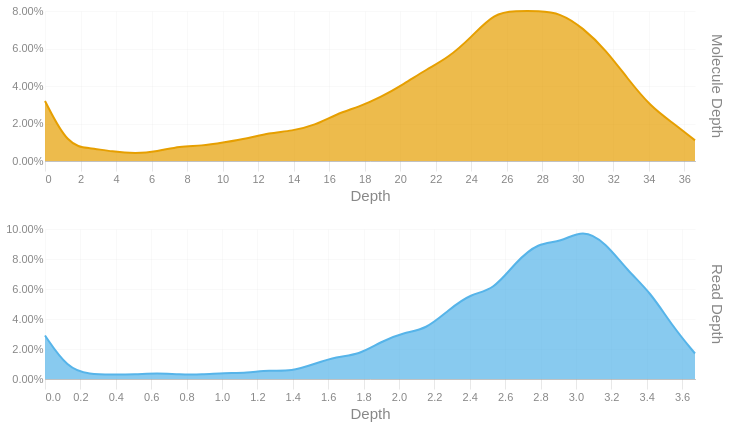

The notebook cell this image was saved under:
### Code cell
readdep = depth_hist(tb['Read Depth'], q99, 3)
readdep = readdep.with_columns(pl.lit('Read Depth').alias('Metric'))
if not SKIPLR:
    moldep = depth_hist(tb['Molecule Depth'], mol_q99, 1)
    moldep = moldep.with_columns(pl.lit('Molecule Depth').alias('Metric'))
    _hist = pl.concat([readdep, moldep])
    _hist = _hist.filter(pl.col('Proportion') != 0)
    with SafeRender(_hist):
        (
            alt.Chart(_hist)        
            .mark_area(interpolate = "basis")
            .encode(
                x=alt.X('Bin:Q').scale(domainMin=0).axis(alt.Axis(title='Depth')),
                y = alt.Y('Proportion:Q', title = None).axis(format = '.2%'),
                color = alt.Color('Metric:N').legend(None),
                row = alt.Row("Metric:N").header(title = None, labelOrient = 'right'),
                tooltip = [
                    alt.Tooltip("Metric:N", title = "Metric"),
                    alt.Tooltip('Interval:N', title = "Depth Interval"),
                    alt.Tooltip('Proportion:Q', title = "% Alignments").format('.2%')
                ]
            )
            .resolve_scale(x='independent', y='independent')
            .properties(
                height = 150, width = 650,
                usermeta={'embedOptions': {'downloadFileName': f'{samplename}.depth.hist'}}
            )
        ).display()
else:
    readdep = readdep.filter(pl.col('Proportion') != 0)
    with SafeRender(readdep):
        (
            alt.Chart(readdep)        
            .mark_area(interpolate = "basis")
            .encode(
                x=alt.X('Bin:Q').scale(domainMin=0).axis(alt.Axis(title='Depth')),
                y = alt.Y('Proportion:Q', title = None).axis(format = '.2%'),
                tooltip = [
                    alt.Tooltip('Interval:N', title = "Depth Interval"),
                    alt.Tooltip('Proportion:Q', title = "% Alignments").format('.2%')
                ]
            )
            .properties(
                usermeta={'embedOptions': {'downloadFileName': f'{samplename}.depth.hist'}}
            )
        ).display()

### Figure 1 — Vega-Lite specification as saved in the notebook (floating-point values rounded to 4 significant figures)
{"width": 650, "height": 150, "config": {"title": {"anchor": "start", "dy": -15, "fontSize": 18, "color": "#888888", "subtitleColor": "#888888", "subtitleFontSize": 14}, "arc": {"fill": "#0072B2"}, "axis": {"domainColor": "#888888", "domainWidth": 0.5, "gridWidth": 0.2, "grid": false, "titleFontWeight": 400, "titleFontSize": 15, "labelFontSize": 11, "labelColor": "#888888", "tickColor": "#888888", "tickWidth": 0.2, "titleColor": "#888888"}, "axisBand": {"grid": false}, "axisX": {"grid": true, "tickSize": 10, "domainCap": "round"}, "axisY": {"domain": false, "grid": true, "tickSize": 0, "domainCap": "round"}, "background": "transparent", "header": {"labelFontSize": 15, "labelColor": "#888888", "titleFontSize": 15, "titleFontWeight": 600, "titleColor": "#888888"}, "legend": {"labelFont": "sans-serif", "labelFontSize": 12, "labelColor": "#888888", "symbolSize": 100, "symbolType": "circle", "titleFontSize": 12, "titlePadding": 10, "titleColor": "#888888", "title": null}, "range": {"category": ["#E69F00", "#56B4E9", "#009E73", "#F0E442", "#0072B2", "#D55E00", "#CC79A7", "#000000"], "diverging": ["#cfe8f3", "#a2d4ec", "#73bfe2", "#46abdb", "#1696d2", "#12719e"]}, "area": {"fill": "#0072B2", "fillOpacity": 0.7, "line": true, "strokeOpacity": 0.7}, "line": {"color": "#0072B2", "stroke": "#0072B2", "strokeWidth": 2}, "trail": {"color": "#0072B2", "stroke": "#0072B2", "strokeWidth": 0, "size": 1}, "point": {"filled": true, "fillOpacity": 1.0, "size": 95}, "text": {"color": "#888888", "fontSize": 11, "align": "right", "fontWeight": 400, "size": 11}, "bar": {"fill": "#0072B2", "stroke": null}, "view": {"stroke": null, "continuousWidth": 660, "continuousHeight": 400}}, "data": {"name": "data-4d330b0f6b0855d1e0fae99dbdb08212"}, "mark": {"type": "area", "interpolate": "basis"}, "encoding": {"color": {"field": "Metric", "legend": null, "type": "nominal"}, "row": {"field": "Metric", "header": {"title": null, "labelOrient": "right"}, "type": "nominal"}, "tooltip": [{"field": "Metric", "title": "Metric", "type": "nominal"}, {"field": "Interval", "title": "Depth Interval", "type": "nominal"}, {"field": "Proportion", "format": ".2%", "title": "% Alignments", "type": "quantitative"}], "x": {"axis": {"title": "Depth"}, "field": "Bin", "scale": {"domainMin": 0}, "type": "quantitative"}, "y": {"axis": {"format": ".2%"}, "field": "Proportion", "title": null, "type": "quantitative"}}, "resolve": {"scale": {"x": "independent", "y": "independent"}}, "usermeta": {"embedOptions": {"downloadFileName": "S5_Hudson_1179.depth.hist"}}, "$schema": "https://vega.github.io/schema/vega-lite/v6.1.0.json", "datasets": {"data-4d330b0f6b0855d1e0fae99dbdb08212": [{"Bin": 0.0, "Interval": "0.0-0.127", "Proportion": 0.029, "Metric": "Read Depth"}, {"Bin": 0.127, "Interval": "0.127-0.253", "Proportion": 0.007, "Metric": "Read Depth"}, {"Bin": 0.253, "Interval": "0.253-0.38", "Proportion": 0.003, "Metric": "Read Depth"}, {"Bin": 0.38, "Interval": "0.38-0.507", "Proportion": 0.003, "Metric": "Read Depth"}, {"Bin": 0.507, "Interval": "0.507-0.633", "Proportion": 0.003, "Metric": "Read Depth"}, {"Bin": 0.633, "Interval": "0.633-0.76", "Proportion": 0.004, "Metric": "Read Depth"}, {"Bin": 0.76, "Interval": "0.76-0.887", "Proportion": 0.003, "Metric": "Read Depth"}, {"Bin": 0.887, "Interval": "0.887-1.013", "Proportion": 0.003, "Metric": "Read Depth"}, {"Bin": 1.013, "Interval": "1.013-1.14", "Proportion": 0.004, "Metric": "Read Depth"}, {"Bin": 1.14, "Interval": "1.14-1.267", "Proportion": 0.004, "Metric": "Read Depth"}, {"Bin": 1.267, "Interval": "1.267-1.393", "Proportion": 0.006, "Metric": "Read Depth"}, {"Bin": 1.393, "Interval": "1.393-1.52", "Proportion": 0.005, "Metric": "Read Depth"}, {"Bin": 1.52, "Interval": "1.52-1.647", "Proportion": 0.01, "Metric": "Read Depth"}, {"Bin": 1.647, "Interval": "1.647-1.773", "Proportion": 0.015, "Metric": "Read Depth"}, {"Bin": 1.773, "Interval": "1.773-1.9", "Proportion": 0.016, "Metric": "Read Depth"}, {"Bin": 1.9, "Interval": "1.9-2.027", "Proportion": 0.025, "Metric": "Read Depth"}, {"Bin": 2.027, "Interval": "2.027-2.153", "Proportion": 0.031, "Metric": "Read Depth"}, {"Bin": 2.153, "Interval": "2.153-2.28", "Proportion": 0.033, "Metric": "Read Depth"}, {"Bin": 2.28, "Interval": "2.28-2.407", "Proportion": 0.046, "Metric": "Read Depth"}, {"Bin": 2.407, "Interval": "2.407-2.533", "Proportion": 0.057, "Metric": "Read Depth"}, {"Bin": 2.533, "Interval": "2.533-2.66", "Proportion": 0.059, "Metric": "Read Depth"}, {"Bin": 2.66, "Interval": "2.66-2.787", "Proportion": 0.078, "Metric": "Read Depth"}, {"Bin": 2.787, "Interval": "2.787-2.913", "Proportion": 0.091, "Metric": "Read Depth"}, {"Bin": 2.913, "Interval": "2.913-3.04", "Proportion": 0.091, "Metric": "Read Depth"}, {"Bin": 3.04, "Interval": "3.04-3.167", "Proportion": 0.1, "Metric": "Read Depth"}, {"Bin": 3.167, "Interval": "3.167-3.293", "Proportion": 0.091, "Metric": "Read Depth"}, {"Bin": 3.293, "Interval": "3.293-3.42", "Proportion": 0.072, "Metric": "Read Depth"}, {"Bin": 3.42, "Interval": "3.42-3.547", "Proportion": 0.058, "Metric": "Read Depth"}, {"Bin": 3.547, "Interval": "3.547-3.673", "Proportion": 0.035, "Metric": "Read Depth"}, {"Bin": 3.673, "Interval": "3.673-3.8", "Proportion": 0.017, "Metric": "Read Depth"}, {"Bin": 0.0, "Interval": "0.0-1.3", "Proportion": 0.032, "Metric": "Molecule Depth"}, {"Bin": 1.3, "Interval": "1.3-2.5", "Proportion": 0.008, "Metric": "Molecule Depth"}, {"Bin": 2.5, "Interval": "2.5-3.8", "Proportion": 0.007, "Metric": "Molecule Depth"}, {"Bin": 3.8, "Interval": "3.8-5.1", "Proportion": 0.005, "Metric": "Molecule Depth"}, {"Bin": 5.1, "Interval": "5.1-6.3", "Proportion": 0.004, "Metric": "Molecule Depth"}, {"Bin": 6.3, "Interval": "6.3-7.6", "Proportion": 0.005, "Metric": "Molecule Depth"}, {"Bin": 7.6, "Interval": "7.6-8.8", "Proportion": 0.008, "Metric": "Molecule Depth"}, {"Bin": 8.8, "Interval": "8.8-10.1", "Proportion": 0.008, "Metric": "Molecule Depth"}, {"Bin": 10.1, "Interval": "10.1-11.4", "Proportion": 0.01, "Metric": "Molecule Depth"}, {"Bin": 11.4, "Interval": "11.4-12.6", "Proportion": 0.012, "Metric": "Molecule Depth"}, {"Bin": 12.6, "Interval": "12.6-13.9", "Proportion": 0.015, "Metric": "Molecule Depth"}, {"Bin": 13.9, "Interval": "13.9-15.2", "Proportion": 0.016, "Metric": "Molecule Depth"}, {"Bin": 15.2, "Interval": "15.2-16.4", "Proportion": 0.019, "Metric": "Molecule Depth"}, {"Bin": 16.4, "Interval": "16.4-17.7", "Proportion": 0.025, "Metric": "Molecule Depth"}, {"Bin": 17.7, "Interval": "17.7-18.9", "Proportion": 0.029, "Metric": "Molecule Depth"}, {"Bin": 18.9, "Interval": "18.9-20.2", "Proportion": 0.034, "Metric": "Molecule Depth"}, {"Bin": 20.2, "Interval": "20.2-21.5", "Proportion": 0.041, "Metric": "Molecule Depth"}, {"Bin": 21.5, "Interval": "21.5-22.7", "Proportion": 0.049, "Metric": "Molecule Depth"}, {"Bin": 22.7, "Interval": "22.7-24.0", "Proportion": 0.055, "Metric": "Molecule Depth"}, {"Bin": 24.0, "Interval": "24.0-25.3", "Proportion": 0.066, "Metric": "Molecule Depth"}, {"Bin": 25.3, "Interval": "25.3-26.5", "Proportion": 0.079, "Metric": "Molecule Depth"}, {"Bin": 26.5, "Interval": "26.5-27.8", "Proportion": 0.08, "Metric": "Molecule Depth"}, {"Bin": 27.8, "Interval": "27.8-29.0", "Proportion": 0.08, "Metric": "Molecule Depth"}, {"Bin": 29.0, "Interval": "29.0-30.3", "Proportion": 0.079, "Metric": "Molecule Depth"}, {"Bin": 30.3, "Interval": "30.3-31.6", "Proportion": 0.071, "Metric": "Molecule Depth"}, {"Bin": 31.6, "Interval": "31.6-32.8", "Proportion": 0.059, "Metric": "Molecule Depth"}, {"Bin": 32.8, "Interval": "32.8-34.1", "Proportion": 0.044, "Metric": "Molecule Depth"}, {"Bin": 34.1, "Interval": "34.1-35.4", "Proportion": 0.029, "Metric": "Molecule Depth"}, {"Bin": 35.4, "Interval": "35.4-36.6", "Proportion": 0.02, "Metric": "Molecule Depth"}, {"Bin": 36.6, "Interval": "36.6-37.89", "Proportion": 0.011, "Metric": "Molecule Depth"}]}}
